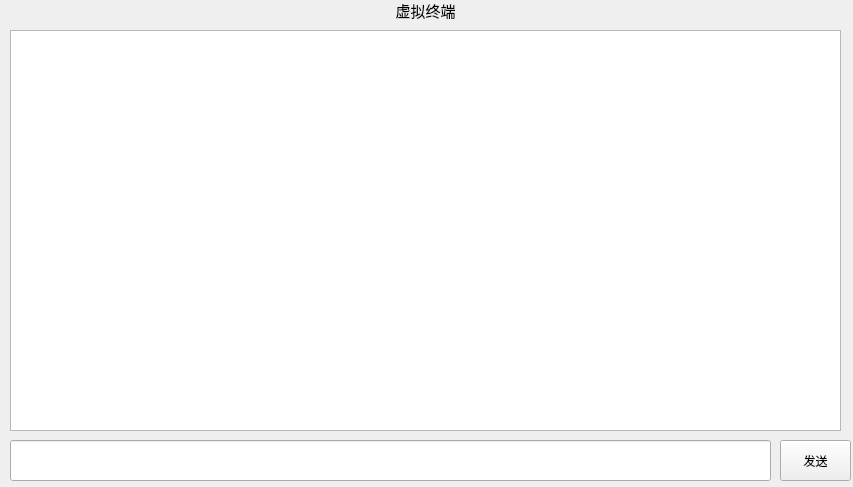
<?xml version="1.0" encoding="UTF-8"?>
<ui version="4.0">
 <class>Form</class>
 <widget class="QWidget" name="Form">
  <property name="geometry">
   <rect>
    <x>0</x>
    <y>0</y>
    <width>853</width>
    <height>487</height>
   </rect>
  </property>
  <property name="minimumSize">
   <size>
    <width>796</width>
    <height>359</height>
   </size>
  </property>
  <property name="maximumSize">
   <size>
    <width>861</width>
    <height>496</height>
   </size>
  </property>
  <property name="windowTitle">
   <string>Form</string>
  </property>
  <property name="styleSheet">
   <string notr="true"/>
  </property>
  <widget class="QLineEdit" name="command">
   <property name="geometry">
    <rect>
     <x>10</x>
     <y>440</y>
     <width>761</width>
     <height>41</height>
    </rect>
   </property>
   <property name="font">
    <font>
     <family>Cascadia Mono Light</family>
     <pointsize>11</pointsize>
    </font>
   </property>
   <property name="text">
    <string/>
   </property>
  </widget>
  <widget class="QPushButton" name="send">
   <property name="geometry">
    <rect>
     <x>780</x>
     <y>440</y>
     <width>71</width>
     <height>41</height>
    </rect>
   </property>
   <property name="text">
    <string>发送</string>
   </property>
  </widget>
  <widget class="QLabel" name="label">
   <property name="geometry">
    <rect>
     <x>0</x>
     <y>0</y>
     <width>851</width>
     <height>21</height>
    </rect>
   </property>
   <property name="font">
    <font>
     <pointsize>11</pointsize>
    </font>
   </property>
   <property name="layoutDirection">
    <enum>Qt::LeftToRight</enum>
   </property>
   <property name="text">
    <string>虚拟终端</string>
   </property>
   <property name="alignment">
    <set>Qt::AlignCenter</set>
   </property>
  </widget>
  <widget class="QPlainTextEdit" name="result">
   <property name="geometry">
    <rect>
     <x>10</x>
     <y>30</y>
     <width>831</width>
     <height>401</height>
    </rect>
   </property>
  </widget>
 </widget>
 <resources/>
 <connections/>
</ui>
